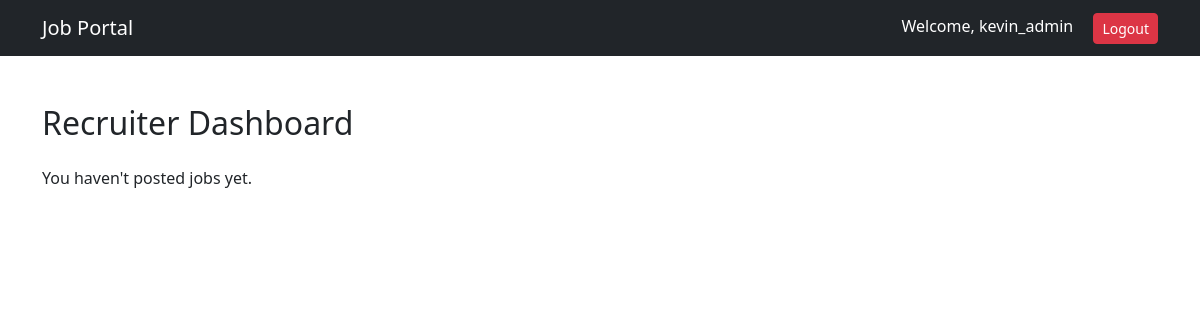
Before: /jobs/dashboard/ (signed in) with the older database file.
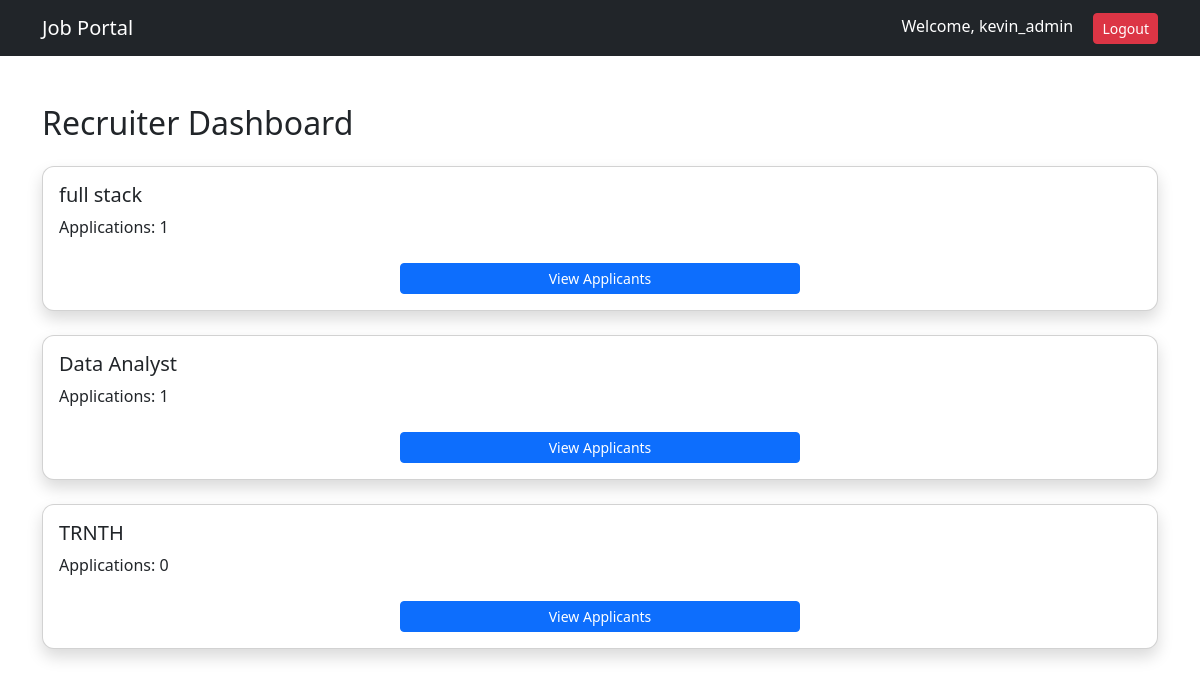
After: the same page with the newer database file.
### jobs/models.py (models this page shows, shortened)
class Job(models.Model):
    recruiter = models.ForeignKey(
        settings.AUTH_USER_MODEL,
        on_delete=models.CASCADE
    )
    title = models.CharField(max_length=200)
    company = models.CharField(max_length=200)
    location = models.CharField(max_length=200)
    description = models.TextField()
    salary = models.CharField(max_length=100, blank=True)
    created_at = models.DateTimeField(auto_now_add=True)
    application_deadline = models.DateField(null=True, blank=True)

### jobs/views.py (the view)
# urls.py: path("dashboard/", views.recruiter_dashboard, name="recruiter_dashboard"),
@login_required
def recruiter_dashboard(request):
    if request.user.role != "recruiter":
        return redirect("job_list")
    jobs = Job.objects.filter(recruiter=request.user)
    return render(
        request,
        "jobs/recruiter_dashboard.html",
        {"jobs": jobs},
    )

### templates/jobs/recruiter_dashboard.html
{% extends "base.html" %}
{% block content %}
<h2 class="mb-4">Recruiter Dashboard</h2>
{% for job in jobs %}
<div class="card shadow p-3 mb-4">
    <h5>{{ job.title }}</h5>
    <p>
        Applications:
        {{ job.application_set.count }}
    </p>
    <div class="text-center mt-2">
        <a href="{% url 'view_applicants' job.id %}"
        class="btn btn-primary btn-sm"
        style="width: 400px;">
            View Applicants
        </a>
    </div>
</div>
{% empty %}
<p>You haven't posted jobs yet.</p>
{% endfor %}
{% endblock %}

Changed rows visible on the page:
added Job: title "full stack", application_set.count "1"
added Job: title "Data Analyst", application_set.count "1"
added Job: title "TRNTH", application_set.count "0"
Other visible differences:
text no longer shown: "You haven't posted jobs yet."
